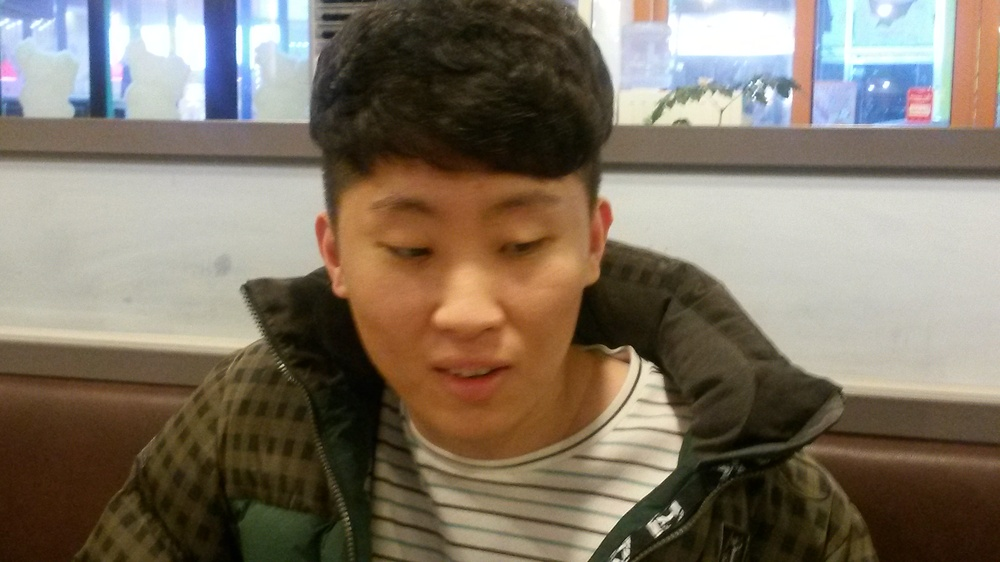
#> input picture Exploration/Ex04/image1.jpg, 1000 x 562 px, shrunk from 3264 x 1836 before the run, found by its file name
$ jupyter execute --allow-errors Ex4.ipynb
#> lines starting #> are read from the running program, lines starting #| are printed output that depends on the picture
# Experiment4

## 이미지의 문제점

파랑색: 사람 부분에서 blur가 있음
빨강색: blur가 되어야 할 곳이 blur가 되지 않았음

## 해결방안 제안
1. 경계가 불명확한 문제
시멘틱 세그멘테이션 모델은 객체의 경계를 정확하게 구분하는 데 어려움을 겪는다.

=> 해결방안:
-CRF(Conditional Random Field): 후처리 단계에서 CRF를 이용하여 경계를 더 정교하게 다듭는다.
-디코더 네트워크 개선:데이터를 복원하는 과정을 더욱 정확하게 한다.

2. 복잡한 사진을 세분화하기 어려움
복잡한 화면이나 배경이 존재하고 서로 중첩이 된 객체들이 많은 경우에는 정확하게 분리를 하는데 한계가 있다.

=> 해결 방안:
-Multi-Task Learning: 장면 분할과 같은 추가적인 학습 테스크를 결합하여 복잡한 장면에서 세밀한 정보를 더 잘 학습하도록 한다.
-Contextual Information Incorporation: 주변 문맥 정보를 활요하여 네트워크로 전체 장면을 더 잘 이해하고 분할한다.

## 실습

[cell 1]
# os: Operating System의 줄임말로, 운영체제에서 제공되는 여러 기능을 파이썬에서 사용할 수 있도록 함 (Ex. 디렉토리 경로 이동, 시스템 환경 변수 가져오기 등)
# urllib: URL 작업을 위한 여러 모듈을 모은 패키지. (Ex. urllib.request, urllib.parse, ...)
# cv2: OpenCV 라이브러리로, 실시간 컴퓨터 비전을 목적으로 한 프로그래밍 라이브러리
# numpy(NumPy): 행렬이나 대규모 다차원 배열을 쉽게 처리할 수 있도록 지원하는 라이브러리. 데이터 구조 외에도 수치 계산을 위해 효율적으로 구현된 기능을 제공
# pixellib: 이미지 및 비디오 segmentation을 수행하기 위한 라이브러리.
# pixellib.semantic: segmentation 기법 중, semantic segmentation을 쉽게 사용할 수 있도록 만든 라이브러리
# matplotlib: 파이썬 프로그래밍 언어 및 수학적 확장 NumPy 라이브러리를 활용한 플로팅 라이브러리로, 데이터 시각화 도구
import os
import urllib
import cv2
import numpy as np
from pixellib.semantic import semantic_segmentation
from matplotlib import pyplot as plt
from PIL import Image

[cell 2]
# os 모듈에 있는 getenv() 함수를 이용하여 읽고싶은 파일의 경로를 file_path에 저장
# 준비한 이미지 파일의 경로를 이용하여, 이미지 파일을 읽음
# cv2.imread(경로): 경로에 해당하는 이미지 파일을 읽어서 변수에 저장
img_path1 = os.getenv('HOME')+'/aiffel/human_segmentation/image1.jpg'
img_path2 = os.getenv('HOME')+'/aiffel/human_segmentation/image2.jpg'
img_path3 = os.getenv('HOME')+'/aiffel/human_segmentation/image3.jpg'
cat_path = os.getenv('HOME')+'/aiffel/human_segmentation/Cat.jpg'
background_path = os.getenv('HOME')+'/aiffel/human_segmentation/Background.jpg'

img_orig1 = cv2.imread(img_path1)
#> img_orig1 is the input picture: shape (562, 1000, 3); mean B, G, R 100.7, 116.4, 127.7
img_orig2 = cv2.imread(img_path2)
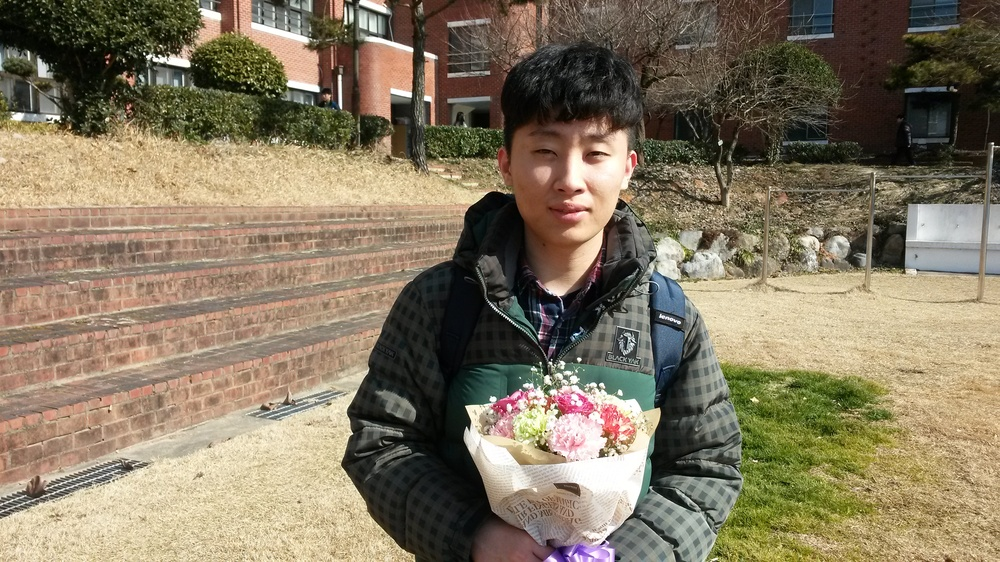
#> input picture Exploration/Ex04/image2.jpg, 1000 x 562 px, shrunk from 3264 x 1836 before the run, found by its file name
#> img_orig2 is the input picture: shape (562, 1000, 3); mean B, G, R 97.8, 120.6, 133.1
img_orig3 = cv2.imread(img_path3)
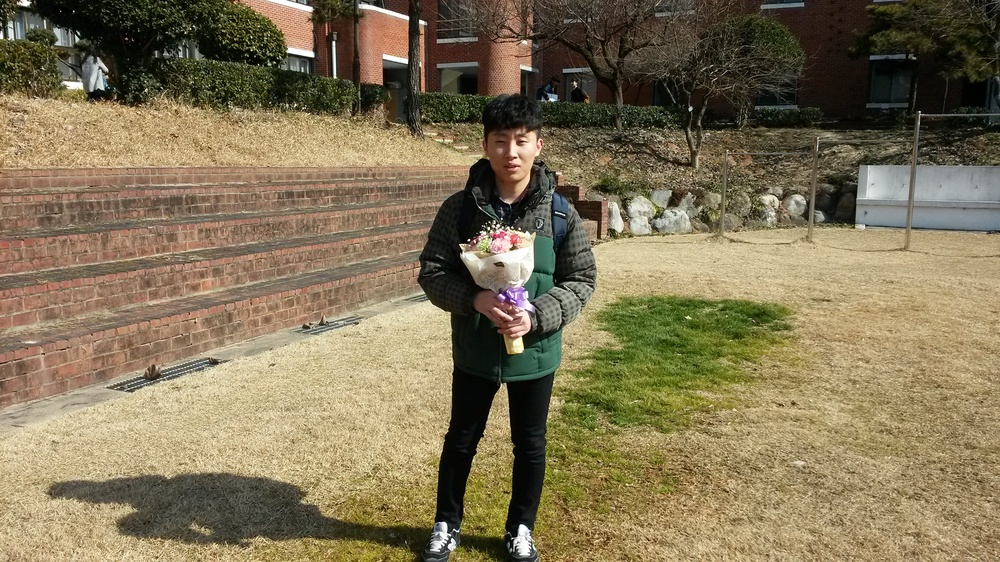
#> input picture Exploration/Ex04/image3.jpg, 1000 x 562 px, shrunk from 3264 x 1836 before the run, found by its file name
#> img_orig3 is the input picture: shape (562, 1000, 3); mean B, G, R 86.4, 116.5, 129.7
cat = cv2.imread(cat_path)
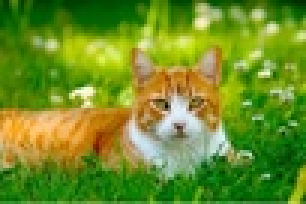
#> input picture Exploration/Ex04/cat.JPG, 102 x 68 px, shrunk from 332 x 222 before the run, found by its file name (shown 3 times larger)
#> cat is the input picture: shape (68, 102, 3); mean B, G, R 38.6, 143.5, 109.5
background = cv2.imread(background_path)

print("1번", img_orig1.shape)
#| 1번 (562, 1000, 3)
print("2번", img_orig2.shape)
#| 2번 (562, 1000, 3)
print("3번", img_orig3.shape)
#| 3번 (562, 1000, 3)
print("Cat", cat.shape)
#| Cat (68, 102, 3)
#> (the rest of this cell did not finish here and is left out)

[cell 3]
model_dir = os.getenv('HOME')+'/aiffel/human_segmentation/model'
# 2
model_file = os.path.join(model_dir, 'deeplabv3_xception_tf_dim_ordering_tf_kernels.h5')

# PixelLib가 제공하는 모델의 url입니다
model_url = 'https://github.com/ayoolaolafenwa/PixelLib/releases/download/1.1/deeplabv3_xception_tf_dim_ordering_tf_kernels.h5'

# 다운로드를 시작합니다
urllib.request.urlretrieve(model_url, model_file) # urllib 패키지 내에 있는 request 모듈의 urlretrieve 함수를 이용해서 model_url에 있는 파일을 다운로드 해서 model_file 파일명으로 저장
#> (this line was passed over: the network is not available in this run)

#> (a cell that did not finish here is left out)

#> (a cell that did not finish here is left out)

[cell 6]
#pascalvoc 데이터의 라벨종류
LABEL_NAMES = [
    'background', 'aeroplane', 'bicycle', 'bird', 'boat', 'bottle', 'bus',
    'car', 'cat', 'chair', 'cow', 'diningtable', 'dog', 'horse', 'motorbike',
    'person', 'pottedplant', 'sheep', 'sofa', 'train', 'tv'
]
len(LABEL_NAMES)

#> (a cell that did not finish here is left out)

#> (a cell that did not finish here is left out)

#> (a cell that did not finish here is left out)

[cell 10]
# 아래 코드를 이해하지 않아도 좋습니다
# PixelLib에서 그대로 가져온 코드입니다
# 주목해야 할 것은 생상 코드 결과물이예요!

#컬러맵 만들기
colormap = np.zeros((256, 3), dtype = int)
ind = np.arange(256, dtype=int)

for shift in reversed(range(8)):
    for channel in range(3):
        colormap[:, channel] |= ((ind >> channel) & 1) << shift
    ind >>= 3

colormap[:20] #생성한 20개의 컬러맵 출력

[cell 11]
print(colormap[15]) #컬러맵 15에 해당하는 배열 출력 (pacalvoc에 LABEL_NAMES 15번째인 사람)
print(colormap[8]) # 고양이
print(colormap[0]) # 배경

[cell 12]
seg_color = (128,128,192) # 색상순서 변경 - colormap의 배열은 RGB 순이며 output의 배열은 BGR 순서로 채널 배치가 되어 있어서
seg_color2 = (0, 0, 64)

#> (a cell that did not finish here is left out)

[cell 14]
# 원본이미지를 img_show에 할당한뒤 이미지 사람이 있는 위치와 배경을 분리해서 표현한 color_mask 를 만든뒤 두 이미지를 합쳐서 출력
img_show = img_orig1.copy()
img_show2 = img_orig2.copy()
img_show3 = img_orig3.copy()
img_show4 = cat.copy()
#> (the rest of this cell did not finish here and is left out)

[cell 15]
# (13,13)은 blurring kernel size를 뜻합니다
# 다양하게 바꿔보세요
img_orig_blur = cv2.blur(img_orig1, (20,20))
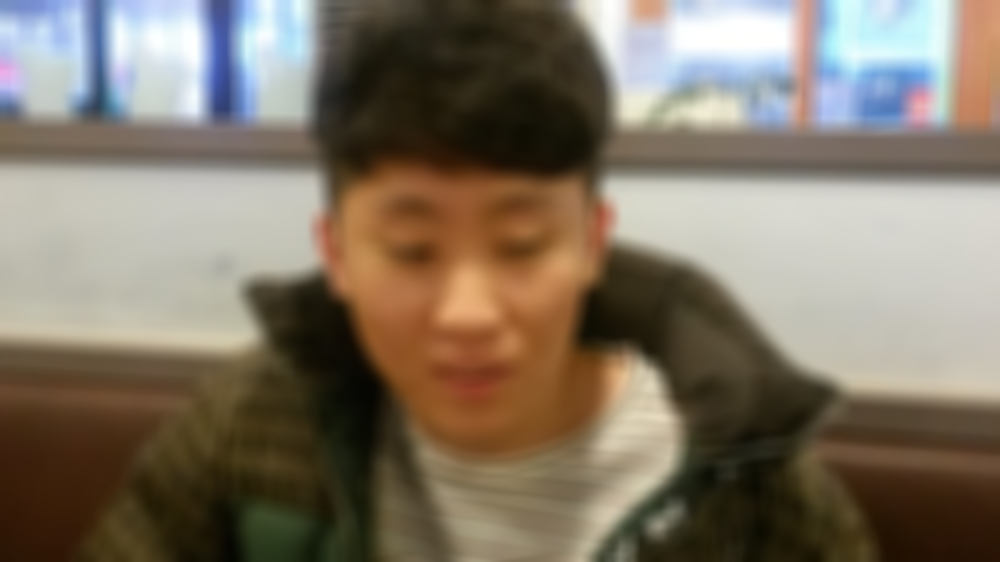
#> img_orig_blur: shape (562, 1000, 3); mean B, G, R 100.9, 116.5, 127.8
img_orig_blur2 = cv2.blur(img_orig2, (20,20))
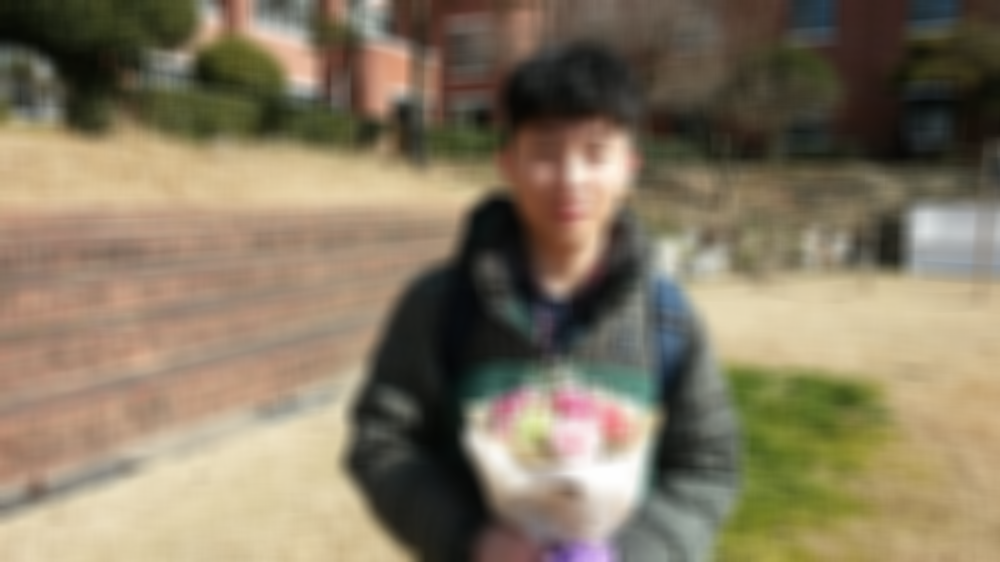
#> img_orig_blur2: shape (562, 1000, 3); mean B, G, R 97.7, 120.5, 133
img_orig_blur3 = cv2.blur(img_orig3, (20,20))
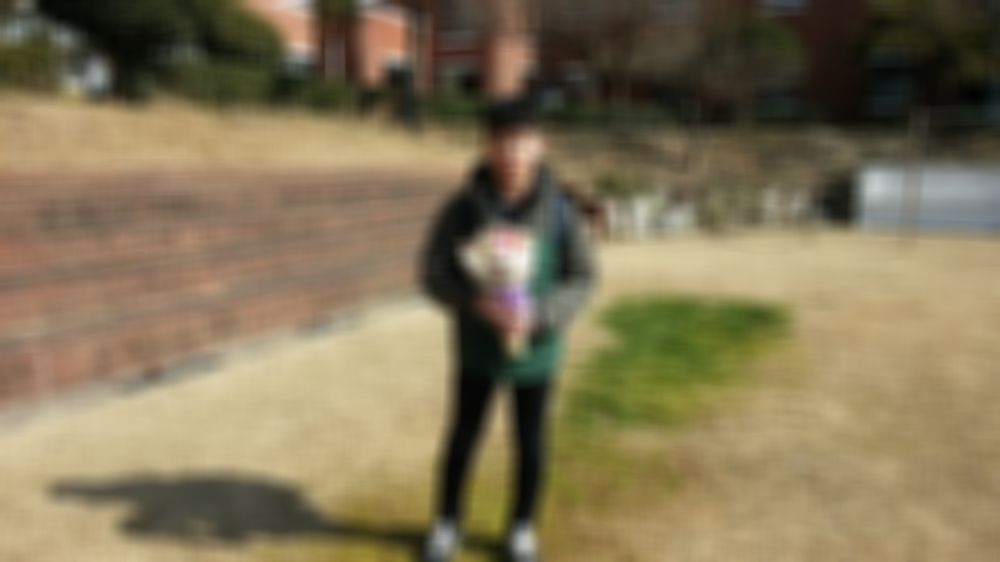
#> img_orig_blur3: shape (562, 1000, 3); mean B, G, R 86.3, 116.4, 129.7
img_orig_blur4 = cv2.blur(cat, (20,20))
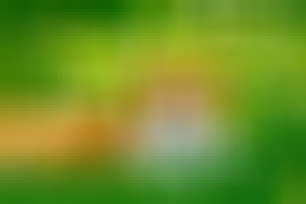
#> img_orig_blur4: shape (68, 102, 3) (shown 3 times larger); mean B, G, R 38.5, 143.6, 109.8
#> (the rest of this cell did not finish here and is left out)
